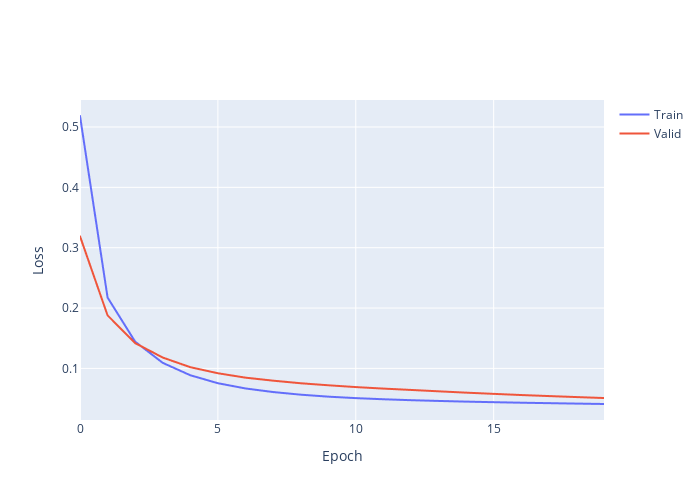

The cell this chart's notebook holds for it:
### Code cell
model = baseline_model()
history = model.fit(x_train, y_train, epochs=20, validation_split=0.2, verbose=0)
y_train_pred = model.predict(x_train)
y_test_pred = model.predict(x_test)

results = results.append(evaluate_regression(y_train, y_train_pred, y_test, y_test_pred,
                        model_name="Keras:baseline_model 2:3:1"))
plot_hist(history)

### Figure 1 — Plotly figure (JSON) as saved in the notebook; plotly's stock layout.template omitted (floating-point values rounded to 4 significant figures)
{"data": [{"name": "Train", "type": "scattergl", "y": [0.5182, 0.2174, 0.1443, 0.1092, 0.08864, 0.07546, 0.06679, 0.06084, 0.05648, 0.05316, 0.05074, 0.04888, 0.04734, 0.04609, 0.04496, 0.04399, 0.04316, 0.04239, 0.0417, 0.04101]}, {"name": "Valid", "type": "scattergl", "y": [0.319, 0.1878, 0.1419, 0.118, 0.102, 0.09197, 0.08466, 0.07971, 0.0754, 0.07206, 0.06905, 0.06653, 0.06431, 0.06203, 0.05983, 0.05782, 0.05588, 0.05416, 0.05251, 0.05092]}], "layout": {"height": 500, "width": 700, "xaxis": {"title": {"text": "Epoch"}}, "yaxis": {"title": {"text": "Loss"}}}}
